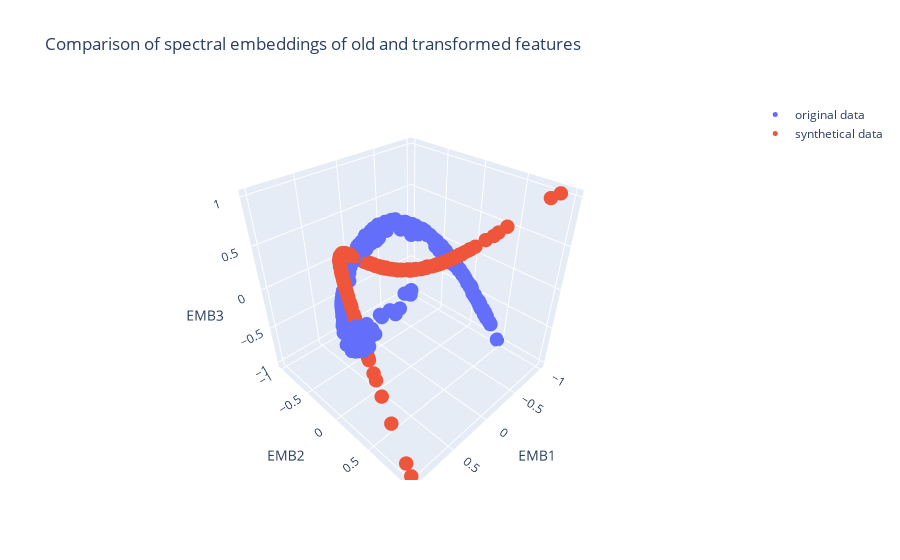

The cell this chart's notebook holds for it:
### Code cell
from genrie.utils.visualization.plots import plot_spectral_embeddings_comparison
plot_spectral_embeddings_comparison(data.features, noise_samples, data.spd_space, data.shrinkage)

### Figure 1 — Plotly figure (JSON) as saved in the notebook; plotly's stock layout.template omitted (floating-point values rounded to 4 significant figures; data arrays with more than 128 entries replaced by an {"elided": "..."} marker saying what was removed)
{"data": [{"marker": {"size": 5}, "mode": "markers", "name": "original data", "x": {"elided": "355 float values"}, "y": {"elided": "355 float values"}, "z": {"elided": "355 float values"}, "type": "scatter3d"}, {"marker": {"size": 5}, "mode": "markers", "name": "synthetical data", "x": {"elided": "355 float values"}, "y": {"elided": "355 float values"}, "z": {"elided": "355 float values"}, "type": "scatter3d"}], "layout": {"scene": {"xaxis": {"title": {"text": "EMB1"}}, "yaxis": {"title": {"text": "EMB2"}}, "zaxis": {"title": {"text": "EMB3"}}}, "title": {"text": "Comparison of spectral embeddings of old and transformed features"}}}
